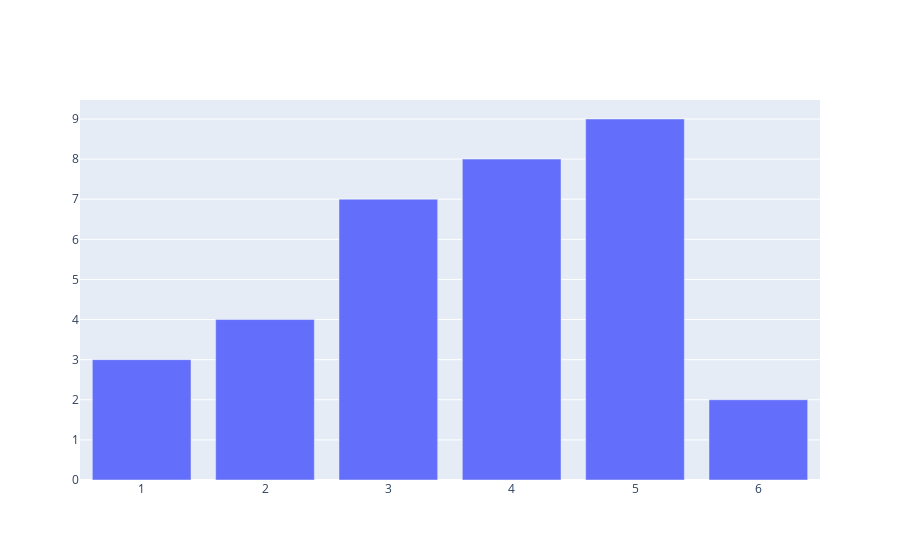

Here is the notebook cell this chart was saved with:
### Code cell
fig = go.Figure()
fig.add_trace(go.Bar(x=[1,2,3,4,5,6] , y = [3,4,7,8,9,2] ))
fig.show()

### Figure 1 — Plotly figure (JSON) as saved in the notebook; plotly's stock layout.template omitted (floating-point values rounded to 4 significant figures)
{"data": [{"type": "bar", "x": [1, 2, 3, 4, 5, 6], "y": [3, 4, 7, 8, 9, 2]}], "layout": {"autosize": true, "xaxis": {"autorange": true, "range": [0.5, 6.5], "type": "linear"}, "yaxis": {"autorange": true, "range": [0, 9.474], "type": "linear"}}}
